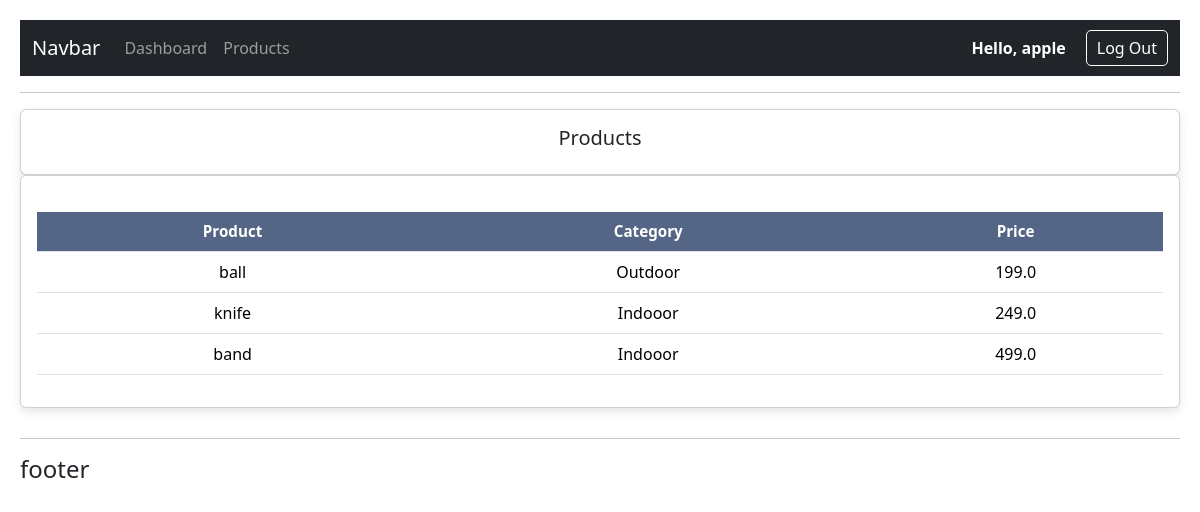
Screenshot of /products/ (signed in) with the database file from the repository.
### accounts/models.py (models this page shows, shortened)
class Product(models.Model):
    CATEGORY = [
        ('Indooor', 'Indoor'),
        ('Outdoor', 'Outdoor'),
    ]
    name = models.CharField(max_length=128, null=True)
    price = models.FloatField(max_length=128, null=True)
    category = models.CharField(max_length=128, null=True, choices=CATEGORY)
    description = models.TextField(max_length=128, null=True)
    date_created = models.DateTimeField(auto_now_add=True, null=True)
    tags = models.ManyToManyField(Tag)

### accounts/decorators.py (the view)
        def wrapper_func(request, *args, **kwargs):
            group = None
            if request.user.groups.exists():
                group = request.user.groups.all()[0].name
            if group in allowed_roles:
                return view_func(request, *args, **kwargs)
            else:
                return HttpResponse("You are not authorised to this page")

### accounts/views.py (called while the page is built)
@login_required(login_url='loginpage')
@allowed_users(allowed_roles=['Admin'])
def products(request):
    products = Product.objects.all()
    return render(request, 'products.html', {'products': products})

### templates/products.html
{% extends 'main.html' %}
{% block content %}
<div class="row product-section" id="product-section">
    <div class="col-md">
        <div class="card card-body product-header">
            <h5>Products</h5>
        </div>
        <div class="card card-body product-table-card">
            <table class="table product-table">
                <thead>
                    <tr>
                        <th>Product</th>
                        <th>Category</th>
                        <th>Price</th>
                    </tr>
                </thead>
                <tbody>
                    {% for product in products %}
                    <tr>
                        <td>{{product.name}}</td>
                        <td>{{product.category}}</td>
                        <td>{{product.price}}</td>
                    </tr>
                    {% endfor %}
                </tbody>
            </table>
        </div>
    </div>
</div>
{% endblock %}

### templates/navbar.html (shortened to what this page needs)
<nav class="navbar navbar-expand-lg navbar-dark bg-dark">
    <div class="container-fluid">
      <a class="navbar-brand" href="">Navbar</a>
      <div class="collapse navbar-collapse" id="navbarNavAltMarkup">
        <div class="navbar-nav">
          {% if request.user.is_staff %}
            <a class="nav-link" href="{% url 'dashboard' %}">Dashboard</a>
          <a class="nav-link" href="{% url 'products' %}">Products</a>
          {% else %}
          <a class="nav-link" href="{% url 'customprofile' %}">Profile</a>
          {% endif %}
        </div>
      </div>
      <span class="hello">Hello, {{ request.user }}</span>
<span class="lg-out">
    <form method="POST" action="{% url 'logoutpage' %}" style="display: inline;">
        <button type="submit" class="logout-btn">Log Out</button>
    </form>
</span>
    </div>
  </nav>

### static/styles.css (style rules this page uses)
body { font-family: 'Arial', sans-serif; background-color: #f4f6f9; margin: 0; padding: 20px; color: #333; }
.row { display: flex; flex-wrap: wrap; margin-bottom: 30px; }
.card { border: none; border-radius: 10px; box-shadow: 0 4px 10px rgba(0, 0, 0, 0.1); padding: 20px; }
.card-body { padding: 20px; text-align: center; }
.table { width: 100%; margin-top: 20px; border-collapse: collapse; }
.table thead th { background-color: #546585; color: white; font-size: 0.95rem; font-weight: bold; }

### templates/navbar.html (style rules this page uses)
.hello { color: white; font-size: 16px; margin-right: 20px; font-weight: bolder; }
.logout-btn { background-color: transparent; color: white; border: 1px solid white; padding: 5px 10px; border-radius: 5px; cursor: pointer; font-size: 16px; }

### rows the page displays
Product: name "ball", category "Outdoor", price "199.0"
Product: name "knife", category "Indooor", price "249.0"
Product: name "band", category "Indooor", price "499.0"

### other values shown
{{ request.user }} "apple"
